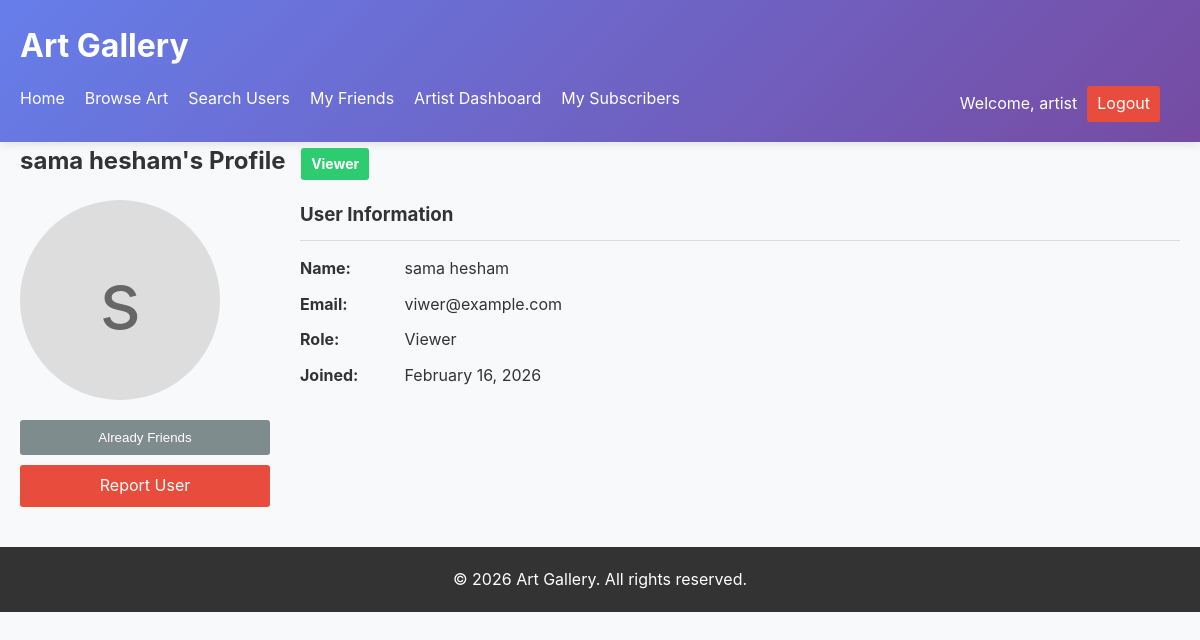
Screenshot of /index.php?controller=social&action=viewProfile&id=9 (signed in) with the database file from the repository.
### tables this page shows
CREATE TABLE `users` (
  `id` int(11) NOT NULL,
  `name` varchar(100) NOT NULL,
  `email` varchar(100) NOT NULL,
  `password` varchar(255) NOT NULL,
  `role` enum('viewer','artist','admin','advisor') DEFAULT 'viewer',
  `created_at` datetime DEFAULT current_timestamp(),
  `profile_image` varchar(255) DEFAULT NULL
);

### controllers/SocialController.php (called while the page is built, shortened)
<?php
class SocialController extends BaseController {
    private $userModel;
    public function __construct() {
        $this->userModel = new User();
    }
    public function viewProfile() {
        $userId = (int)$_GET['id'];
        $currentUserId = $_SESSION['user_id'];
        $profile = $this->userModel->getById($userId);
        $friendStatus = $this->userModel->checkFriendStatus($currentUserId, $userId);
        $isSubscribed = false;
        $data = [
            'title' => $profile['name'] . '\'s Profile',
            'user_name' => $_SESSION['user_name'],
            'user_role' => $_SESSION['user_role'],
            'profile' => $profile,
            'friend_status' => $friendStatus,
            'is_subscribed' => $isSubscribed
        ];
        $this->view('social/profile', $data);
    }
}
?>

### models/Database.php (called while the page is built, shortened)
<?php
class Database {
    private $host = DB_HOST;
    private $user = DB_USER;
    private $pass = DB_PASS;
    private $dbname = DB_NAME;
    private $connection;
    private function connectDB() {
        try {
            $this->connection = new mysqli($this->host, $this->user, $this->pass, $this->dbname);
            return true;
        } catch (Exception $e) {
            $this->error = "Connection error: " . $e->getMessage();
            return false;
        }
    }
    private function createUsersTable() {
        $sql = "
        CREATE TABLE IF NOT EXISTS users (
            id INT AUTO_INCREMENT PRIMARY KEY,
            name VARCHAR(100) NOT NULL,
            email VARCHAR(100) NOT NULL UNIQUE,
            password VARCHAR(255) NOT NULL,
            role ENUM('viewer', 'artist', 'admin') DEFAULT 'viewer',
            created_at DATETIME DEFAULT CURRENT_TIMESTAMP
        ) ENGINE=InnoDB;
        ";
        return $this->connection->query($sql);
    }
    private function createArtworksTable() {
        $sql = "
        CREATE TABLE IF NOT EXISTS artworks (
            id INT AUTO_INCREMENT PRIMARY KEY,
            title VARCHAR(100) NOT NULL,
            description TEXT,
            image_path VARCHAR(255) NOT NULL,
            price DECIMAL(10,2) NOT NULL DEFAULT 0.00,
            user_id INT NOT NULL,
            status ENUM('available', 'sold') DEFAULT 'available',
            created_at DATETIME DEFAULT CURRENT_TIMESTAMP,
            FOREIGN KEY (user_id) REFERENCES users(id) ON DELETE CASCADE
        ) ENGINE=InnoDB;
        ";
        return $this->connection->query($sql);
    }
    private function createSubscribersTable() {
        $sql = "
        CREATE TABLE IF NOT EXISTS subscribers (
            id INT AUTO_INCREMENT PRIMARY KEY,
            artist_id INT NOT NULL,
            subscriber_id INT NOT NULL,
            created_at DATETIME DEFAULT CURRENT_TIMESTAMP,
            FOREIGN KEY (artist_id) REFERENCES users(id) ON DELETE CASCADE,
            FOREIGN KEY (subscriber_id) REFERENCES users(id) ON DELETE CASCADE,
            UNIQUE KEY artist_subscriber (artist_id, subscriber_id)
        ) ENGINE=InnoDB;
        ";
        return $this->connection->query($sql);
    }
    private function createFriendsTable() {
        $sql = "
        CREATE TABLE IF NOT EXISTS friends (
            id INT AUTO_INCREMENT PRIMARY KEY,
            user_id INT NOT NULL,
            friend_id INT NOT NULL,
            status ENUM('pending', 'accepted', 'rejected') DEFAULT 'pending',
            created_at DATETIME DEFAULT CURRENT_TIMESTAMP,
            FOREIGN KEY (user_id) REFERENCES users(id) ON DELETE CASCADE,
            FOREIGN KEY (friend_id) REFERENCES users(id) ON DELETE CASCADE,
            UNIQUE KEY unique_friendship (user_id, friend_id)
        ) ENGINE=InnoDB;
        ";
        return $this->connection->query($sql);
    }
    private function createSubscriptionsTable() {
        $sql = "
        CREATE TABLE IF NOT EXISTS subscriptions (
            id INT AUTO_INCREMENT PRIMARY KEY,
            user_id INT NOT NULL,
            artist_id INT NOT NULL,
            created_at DATETIME DEFAULT CURRENT_TIMESTAMP,
            FOREIGN KEY (user_id) REFERENCES users(id) ON DELETE CASCADE,
            FOREIGN KEY (artist_id) REFERENCES users(id) ON DELETE CASCADE,
            UNIQUE KEY unique_subscription (user_id, artist_id)
        ) ENGINE=InnoDB;
        ";
        return $this->connection->query($sql);
    }
    public function query($sql) {
        $result = $this->connection->query($sql);
        return $result;
    }
}
?>

### models/BaseModel.php (called while the page is built, shortened)
<?php
class BaseModel {
    protected $db;
    protected $table;
    public function __construct() {
        $this->db = new Database();
    }
    public function getById($id) {
        $sql = "SELECT * FROM {$this->table} WHERE id = {$id} LIMIT 1";
        $result = $this->db->query($sql);
        if ($result && $result->num_rows > 0) {
            return $result->fetch_assoc();
        }
        return null;
    }
}
?>

### models/User.php (called while the page is built, shortened)
<?php
class User extends BaseModel {
    public function checkFriendStatus($userId, $friendId) {
        $sql = "SELECT * FROM friends
                WHERE (user_id = {$userId} AND friend_id = {$friendId})
                OR (user_id = {$friendId} AND friend_id = {$userId})";
        $result = $this->db->query($sql);
        if ($result && $result->num_rows > 0) {
            return $result->fetch_assoc();
        }
        return false;
    }
}
?>

### views/social/profile.php (the view, shortened to what this page needs)
<!DOCTYPE html>
<html lang="en">
<head>
    <link rel="stylesheet" href="<?php echo BASE_URL; ?>public/css/style.css">
</head>
<body>
    <header class="main-header">
        <div class="container">
            <h1>Art Gallery</h1>
            <nav>
                <ul>
                    <li><a href="<?php echo BASE_URL; ?>index.php?controller=gallery&action=index">Home</a></li>
                    <li><a href="<?php echo BASE_URL; ?>index.php?controller=gallery&action=browse">Browse Art</a></li>
                    <li><a href="<?php echo BASE_URL; ?>index.php?controller=social&action=search">Search Users</a></li>
                    <li><a href="<?php echo BASE_URL; ?>index.php?controller=social&action=friends">My Friends</a></li>
                    <?php if($_SESSION['user_role'] == 'artist'): ?>
                        <li><a href="<?php echo BASE_URL; ?>index.php?controller=artist&action=dashboard">Artist Dashboard</a></li>
                        <li><a href="<?php echo BASE_URL; ?>index.php?controller=social&action=subscribers">My Subscribers</a></li>
                    <?php endif; ?>
                    <li class="user-menu">
                        <span>Welcome, <?php echo $user_name; ?></span>
                        <a href="<?php echo BASE_URL; ?>index.php?controller=auth&action=logout" class="btn-logout">Logout</a>
                    </li>
                </ul>
            </nav>
        </div>
    </header>
    <main class="container">
        <section>
            <h2><?php echo $profile['name']; ?>'s Profile <span class="user-role-badge role-<?php echo $profile['role']; ?>"><?php echo ucfirst($profile['role']); ?></span></h2>
            <div class="profile-container">
                <div class="profile-sidebar">
                    <div class="profile-image">
                        <?php if(isset($profile['profile_image']) && !empty($profile['profile_image'])): ?>
                            <img src="<?php echo BASE_URL . $profile['profile_image']; ?>" alt="<?php echo $profile['name']; ?>">
                        <?php else: ?>
                            <?php echo substr($profile['name'], 0, 1); ?>
                        <?php endif; ?>
                    </div>
                    <div class="profile-actions">
                        <?php if($profile['id'] != $_SESSION['user_id']): ?>
                            <?php if(!$friend_status): ?>
                                <form action="<?php echo BASE_URL; ?>index.php?controller=social&action=addFriend" method="POST">
                                    <input type="hidden" name="friend_id" value="<?php echo $profile['id']; ?>">
                                    <button type="submit" class="btn-primary" style="width: 100%;">Add Friend</button>
                                </form>
                            <?php elseif($friend_status['status'] == 'pending'): ?>
                                <button class="btn-secondary" style="width: 100%;" disabled>Friend Request Pending</button>
                            <?php elseif($friend_status['status'] == 'accepted'): ?>
                                <button class="btn-secondary" style="width: 100%;" disabled>Already Friends</button>
                            <?php endif; ?>
                            <a href="<?php echo BASE_URL; ?>index.php?controller=report&action=index&type=user&id=<?php echo $profile['id']; ?>" class="btn-danger" style="width: 100%; display: block; text-align: center; margin-top: 10px;">Report User</a>
                        <?php endif; ?>
                    </div>
                </div>
                <div class="profile-content">
                    <div class="profile-info">
                        <h3>User Information</h3>
                        <div class="profile-info-item">
                            <span class="profile-info-label">Name:</span>
                            <span><?php echo $profile['name']; ?></span>
                        </div>
                        <div class="profile-info-item">
                            <span class="profile-info-label">Email:</span>
                            <span><?php echo $profile['email']; ?></span>
                        </div>
                        <div class="profile-info-item">
                            <span class="profile-info-label">Role:</span>
                            <span><?php echo ucfirst($profile['role']); ?></span>
                        </div>
                        <div class="profile-info-item">
                            <span class="profile-info-label">Joined:</span>
                            <span><?php echo date('F j, Y', strtotime($profile['created_at'])); ?></span>
                        </div>
                    </div>
                </div>
            </div>
        </section>
    </main>
    <footer>
        <div class="container">
            <p>&copy; <?php echo date('Y'); ?> Art Gallery. All rights reserved.</p>
        </div>
    </footer>
</body>
</html>

### public/css/style.css (style rules this page uses)
* { box-sizing: border-box; margin: 0; padding: 0; }
body { font-family: -apple-system, BlinkMacSystemFont, 'Segoe UI', Roboto, 'Helvetica Neue', Arial, sans-serif; line-height: 1.6; color: #333; background-color: #f8f9fa; }
.container { max-width: 1200px; margin: 0 auto; padding: 0 20px; }
a { color: #3498db; text-decoration: none; }
.main-header { background: linear-gradient(135deg, #667eea 0%, #764ba2 100%); color: #fff; padding: 20px 0; box-shadow: 0 2px 10px rgba(0,0,0,0.1); }
.main-header h1 { margin-bottom: 15px; }
.main-header nav ul { display: flex; list-style: none; flex-wrap: wrap; }
.main-header nav ul li { margin-right: 20px; }
.main-header nav ul li a { color: #fff; text-decoration: none; }
.user-menu { margin-left: auto; display: flex; align-items: center; }
.user-menu span { margin-right: 10px; }
.btn-logout { background-color: #e74c3c; color: white; padding: 5px 10px; border-radius: 3px; }
main { padding: 30px 0; }
section { margin-bottom: 40px; }
h2 { margin-bottom: 20px; color: #333; }
.btn-secondary { background-color: #7f8c8d; color: white; padding: 10px 15px; border: none; border-radius: 3px; cursor: pointer; display: inline-block; }
footer { background-color: #333; color: #fff; padding: 20px 0; text-align: center; }
body { font-family: -apple-system, BlinkMacSystemFont, 'Segoe UI', Roboto, 'Helvetica Neue', Arial, sans-serif; background-color: #f8f9fa; }
.main-header { background: linear-gradient(135deg, #667eea 0%, #764ba2 100%); box-shadow: 0 2px 10px rgba(0,0,0,0.1); }

### views/social/profile.php (style rules this page uses)
.profile-container { display: flex; gap: 30px; margin-top: 20px; }
.profile-sidebar { flex: 0 0 250px; }
.profile-content { flex: 1; }
.profile-image { width: 200px; height: 200px; border-radius: 50%; background-color: #ddd; display: flex; align-items: center; justify-content: center; font-size: 80px; color: #666; margin-bottom: 20px; }
.profile-actions { margin-top: 20px; }
.profile-info { margin-bottom: 30px; }
.profile-info h3 { border-bottom: 1px solid #ddd; padding-bottom: 10px; margin-bottom: 15px; }
.profile-info-item { margin-bottom: 10px; }
.profile-info-label { font-weight: bold; display: inline-block; width: 100px; }
.user-role-badge { display: inline-block; padding: 5px 10px; border-radius: 3px; font-size: 14px; margin-left: 10px; }
.role-viewer { background-color: #2ecc71; color: white; }
.btn-danger { background-color: #e74c3c; color: white; text-decoration: none; padding: 8px 15px; border-radius: 3px; display: inline-block; margin-top: 10px; }

### rows the page displays
users: name "sama hesham", role "Viewer", name "s", email "viwer@example.com", created_at "February 16, 2026"

### other values shown
$user_name "artist"
